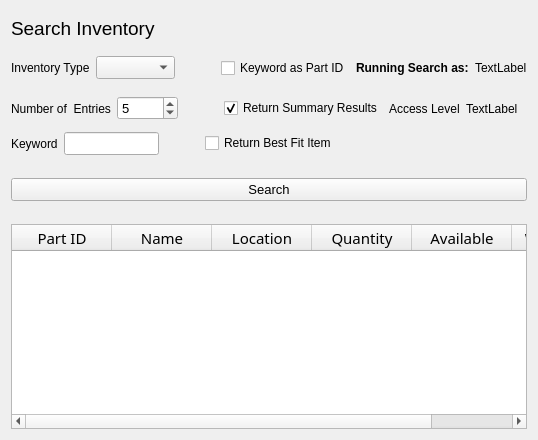
              <widget class="QWidget" name="search_inventory_tab">
               <attribute name="title">
                <string>Search Inventory</string>
               </attribute>
               <layout class="QVBoxLayout" name="verticalLayout_7">
                <item>
                 <layout class="QVBoxLayout" name="verticalLayout_6" stretch="2,2,2,2,1,2,1,12">
                  <item>
                   <widget class="QLabel" name="search_inventory_title">
                    <property name="font">
                     <font>
                      <pointsize>14</pointsize>
                     </font>
                    </property>
                    <property name="text">
                     <string>Search Inventory</string>
                    </property>
                   </widget>
                  </item>
                  <item>
                   <layout class="QHBoxLayout" name="horizontalLayout" stretch="1,1,0,2,1,1">
                    <item>
                     <widget class="QLabel" name="label_2">
                      <property name="font">
                       <font>
                        <weight>50</weight>
                        <bold>false</bold>
                       </font>
                      </property>
                      <property name="text">
                       <string>Inventory Type</string>
                      </property>
                     </widget>
                    </item>
                    <item>
                     <widget class="QComboBox" name="search_inventory_type">
                      <property name="font">
                       <font>
                        <pointsize>10</pointsize>
                        <weight>50</weight>
                        <bold>false</bold>
                       </font>
                      </property>
                      <property name="currentText">
                       <string/>
                      </property>
                     </widget>
                    </item>
                    <item>
                     <spacer name="horizontalSpacer">
                      <property name="orientation">
                       <enum>Qt::Horizontal</enum>
                      </property>
                      <property name="sizeHint" stdset="0">
                       <size>
                        <width>40</width>
                        <height>20</height>
                       </size>
                      </property>
                     </spacer>
                    </item>
                    <item>
                     <widget class="QCheckBox" name="search_checkbox_keyword_as">
                      <property name="font">
                       <font>
                        <weight>50</weight>
                        <bold>false</bold>
                       </font>
                      </property>
                      <property name="layoutDirection">
                       <enum>Qt::LeftToRight</enum>
                      </property>
                      <property name="text">
                       <string>Keyword as Part ID</string>
                      </property>
                     </widget>
                    </item>
                    <item>
                     <widget class="QLabel" name="label_5">
                      <property name="font">
                       <font>
                        <weight>75</weight>
                        <bold>true</bold>
                       </font>
                      </property>
                      <property name="text">
                       <string>Running Search as:</string>
                      </property>
                     </widget>
                    </item>
                    <item>
                     <widget class="QLabel" name="search_as_user">
                      <property name="font">
                       <font>
                        <weight>50</weight>
                        <bold>false</bold>
                       </font>
                      </property>
                      <property name="text">
                       <string>TextLabel</string>
                      </property>
                     </widget>
                    </item>
                   </layout>
                  </item>
                  <item>
                   <layout class="QHBoxLayout" name="horizontalLayout_2" stretch="1,1,0,2,1,1">
                    <item>
                     <widget class="QLabel" name="label_3">
                      <property name="font">
                       <font>
                        <weight>50</weight>
                        <bold>false</bold>
                       </font>
                      </property>
                      <property name="text">
                       <string>Number of  Entries</string>
                      </property>
                     </widget>
                    </item>
                    <item>
                     <widget class="QSpinBox" name="search_number_of_entries">
                      <property name="font">
                       <font>
                        <pointsize>10</pointsize>
                        <weight>50</weight>
                        <bold>false</bold>
                       </font>
                      </property>
                      <property name="minimum">
                       <number>1</number>
                      </property>
                      <property name="maximum">
                       <number>10</number>
                      </property>
                      <property name="value">
                       <number>5</number>
                      </property>
                     </widget>
                    </item>
                    <item>
                     <spacer name="horizontalSpacer_2">
                      <property name="orientation">
                       <enum>Qt::Horizontal</enum>
                      </property>
                      <property name="sizeHint" stdset="0">
                       <size>
                        <width>40</width>
                        <height>20</height>
                       </size>
                      </property>
                     </spacer>
                    </item>
                    <item>
                     <widget class="QCheckBox" name="search_checkbox_return_summary">
                      <property name="font">
                       <font>
                        <weight>50</weight>
                        <bold>false</bold>
                       </font>
                      </property>
                      <property name="text">
                       <string>Return Summary Results</string>
                      </property>
                      <property name="checked">
                       <bool>true</bool>
                      </property>
                     </widget>
                    </item>
                    <item>
                     <widget class="QLabel" name="label_6">
                      <property name="text">
                       <string>Access Level</string>
                      </property>
                     </widget>
                    </item>
                    <item>
                     <widget class="QLabel" name="search_access">
                      <property name="font">
                       <font>
                        <weight>50</weight>
                        <bold>false</bold>
                       </font>
                      </property>
                      <property name="text">
                       <string>TextLabel</string>
                      </property>
                     </widget>
                    </item>
                   </layout>
                  </item>
                  <item>
                   <layout class="QHBoxLayout" name="horizontalLayout_3" stretch="1,2,0,2,4">
                    <item>
                     <widget class="QLabel" name="label_4">
                      <property name="font">
                       <font>
                        <weight>50</weight>
                        <bold>false</bold>
                       </font>
                      </property>
                      <property name="text">
                       <string>Keyword</string>
                      </property>
                     </widget>
                    </item>
                    <item>
                     <widget class="QLineEdit" name="search_keyword">
                      <property name="font">
                       <font>
                        <pointsize>10</pointsize>
                       </font>
                      </property>
                     </widget>
                    </item>
                    <item>
                     <spacer name="horizontalSpacer_3">
                      <property name="orientation">
                       <enum>Qt::Horizontal</enum>
                      </property>
                      <property name="sizeHint" stdset="0">
                       <size>
                        <width>40</width>
                        <height>20</height>
                       </size>
                      </property>
                     </spacer>
                    </item>
                    <item>
                     <widget class="QCheckBox" name="search_checkbox_best_fit">
                      <property name="font">
                       <font>
                        <weight>50</weight>
                        <bold>false</bold>
                       </font>
                      </property>
                      <property name="text">
                       <string>Return Best Fit Item</string>
                      </property>
                     </widget>
                    </item>
                    <item>
                     <spacer name="horizontalSpacer_4">
                      <property name="orientation">
                       <enum>Qt::Horizontal</enum>
                      </property>
                      <property name="sizeHint" stdset="0">
                       <size>
                        <width>40</width>
                        <height>20</height>
                       </size>
                      </property>
                     </spacer>
                    </item>
                   </layout>
                  </item>
                  <item>
                   <spacer name="verticalSpacer_4">
                    <property name="orientation">
                     <enum>Qt::Vertical</enum>
                    </property>
                    <property name="sizeHint" stdset="0">
                     <size>
                      <width>20</width>
                      <height>40</height>
                     </size>
                    </property>
                   </spacer>
                  </item>
                  <item>
                   <widget class="QPushButton" name="search_button">
                    <property name="font">
                     <font>
                      <pointsize>10</pointsize>
                     </font>
                    </property>
                    <property name="text">
                     <string>Search</string>
                    </property>
                   </widget>
                  </item>
                  <item>
                   <spacer name="verticalSpacer_5">
                    <property name="orientation">
                     <enum>Qt::Vertical</enum>
                    </property>
                    <property name="sizeHint" stdset="0">
                     <size>
                      <width>20</width>
                      <height>40</height>
                     </size>
                    </property>
                   </spacer>
                  </item>
                  <item>
                   <widget class="QTableWidget" name="search_display_table">
                    <property name="font">
                     <font>
                      <family>Adobe Devanagari</family>
                      <pointsize>11</pointsize>
                     </font>
                    </property>
                    <property name="editTriggers">
                     <set>QAbstractItemView::NoEditTriggers</set>
                    </property>
                    <property name="rowCount">
                     <number>0</number>
                    </property>
                    <column>
                     <property name="text">
                      <string>Part ID</string>
                     </property>
                    </column>
                    <column>
                     <property name="text">
                      <string>Name</string>
                     </property>
                    </column>
                    <column>
                     <property name="text">
                      <string>Location</string>
                     </property>
                    </column>
                    <column>
                     <property name="text">
                      <string>Quantity</string>
                     </property>
                    </column>
                    <column>
                     <property name="text">
                      <string>Available</string>
                     </property>
                    </column>
                    <column>
                     <property name="text">
                      <string>Who has it</string>
                     </property>
                    </column>
                   </widget>
                  </item>
                 </layout>
                </item>
               </layout>
              </widget>
